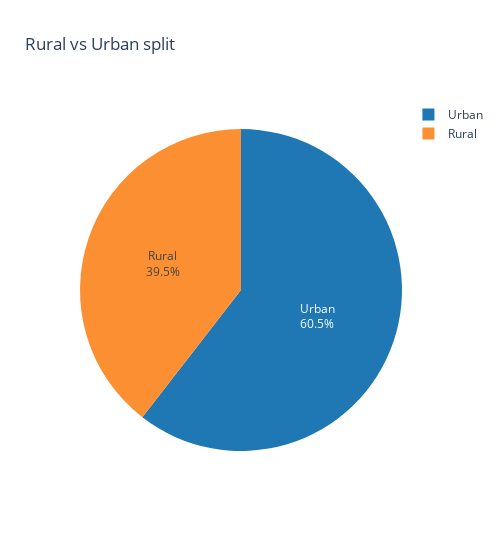

The code cell stored with this chart in its notebook:
### Markdown cell above
### Rural vs Urban split
A plot of the number of rural and urban households shows we have more data from urban households than rural households. This comparison is useful in ensuring that any analysis performed is based off of reasonable quantity of data.

### Code cell
#Set color palette
soft_colors_dict = {
    "Urban": "#1f77b4",  # Soft blue
    "Rural": "#FC8F32"   # Soft orange
}
soft_colors = [
    "#FC8F32",   # Soft orange
    "#1f77b4",  # Soft blue
]

#Plot pie chart 
electricity["household_type"] = electricity.apply(
    lambda row: "Urban" if row.is_urban > 0 else "Rural", axis=1
)

fig = px.pie(electricity.sort_values("household_type"), 
             names="household_type", 
             title="Rural vs Urban split",
             color="household_type", 
             color_discrete_map=soft_colors_dict)
fig.update_layout(width=500)
fig.update_traces(textposition="inside", textinfo="percent+label")
fig.show()

### Figure 1 — Plotly figure (JSON) as saved in the notebook; plotly's stock layout.template omitted (floating-point values rounded to 4 significant figures; data arrays with more than 128 entries replaced by an {"elided": "..."} marker saying what was removed)
{"data": [{"customdata": {"elided": "972x1 str values"}, "domain": {"x": [0, 1], "y": [0, 1]}, "hovertemplate": "household_type=%{customdata[0]}<extra></extra>", "labels": {"elided": "972 str values"}, "legendgroup": "", "marker": {"colors": {"elided": "972 str values"}}, "name": "", "showlegend": true, "textinfo": "percent+label", "textposition": "inside", "type": "pie"}], "layout": {"legend": {"tracegroupgap": 0}, "title": {"text": "Rural vs Urban split"}, "width": 500}}
